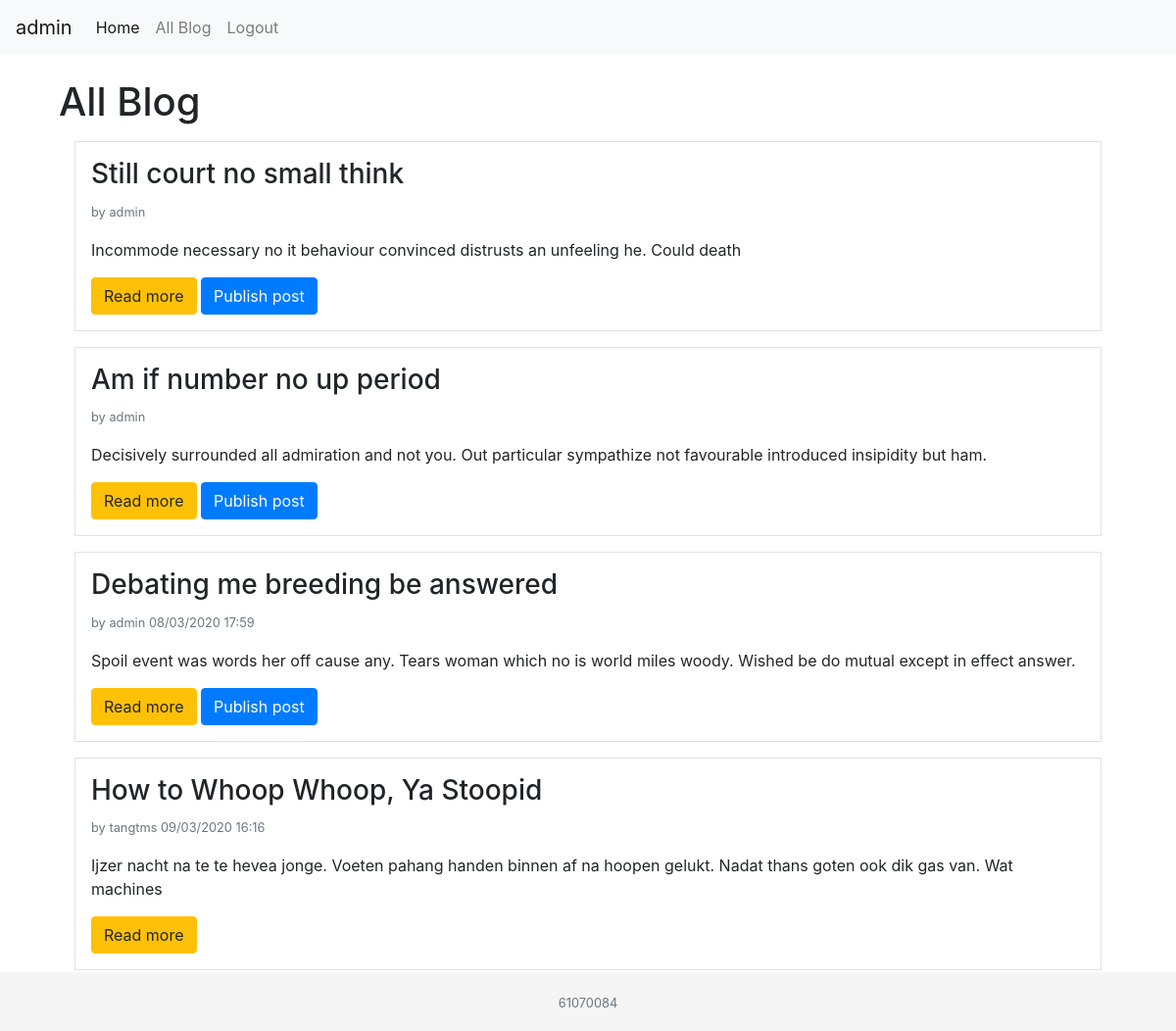
The page /management/post/all/ (signed in) on the database as committed earlier.
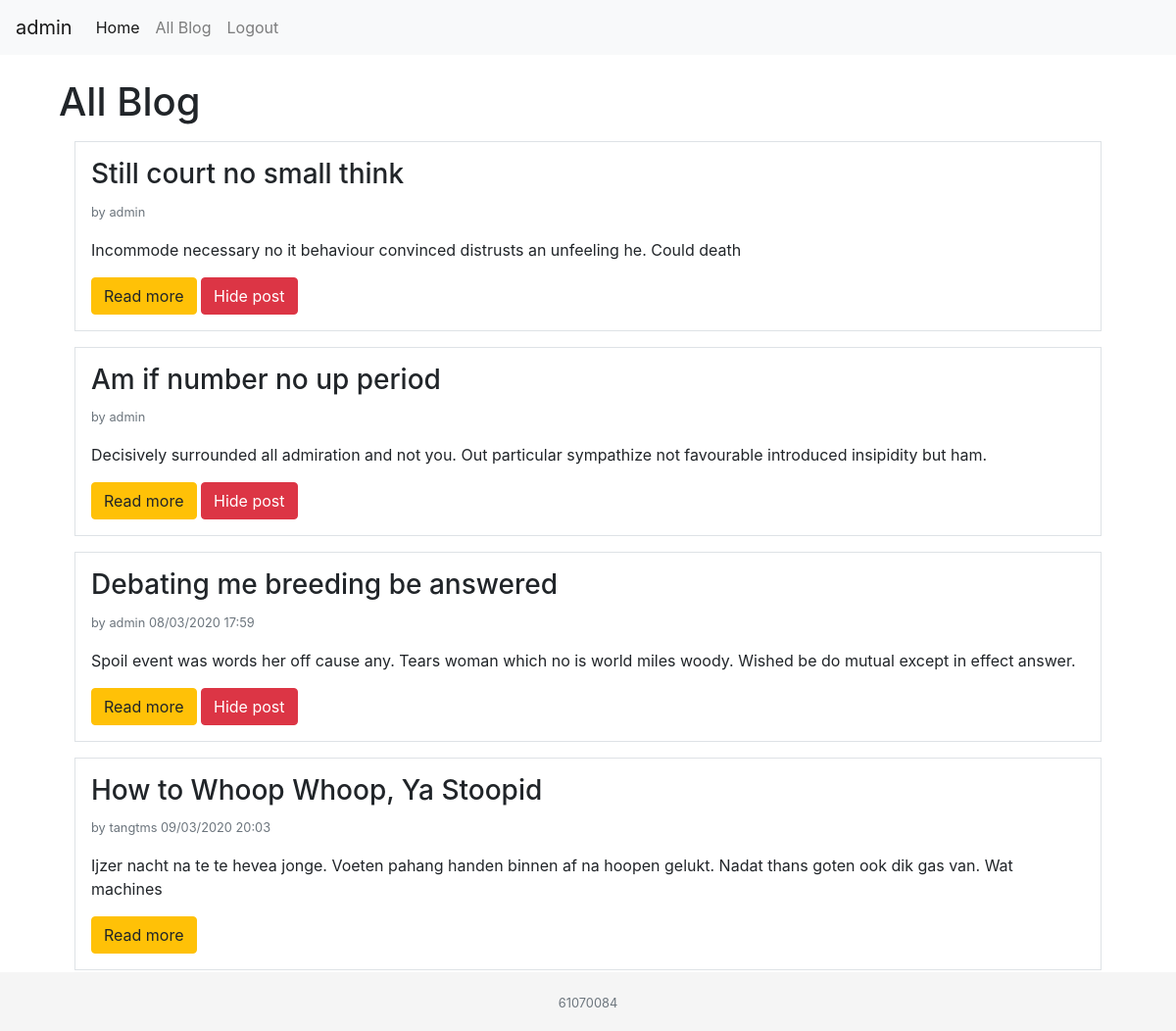
The same page on the database as committed later.
### management/models.py (models this page shows)
class Post(models.Model):
    id = models.IntegerField(primary_key=True)
    title = models.CharField(max_length=50)
    content = models.TextField()
    create_time = models.DateTimeField(auto_now_add=True)
    update_time = models.DateTimeField(auto_now=True)
    status = models.BooleanField()
    user_id = models.ForeignKey(User, on_delete=models.CASCADE)

### management/views.py (the view)
# urls.py: path('post/all/', views.post_list, name='post_list'),
@permission_required('management.change_post')
@login_required
def post_list(request):
    post = Post.objects.all()
    return render(request, template_name='post_list.html', context={
        'post': post
    })

### management/templates/post_list.html
{% extends "base.html" %}
{% block content %}
    <div class="container">
        <h1>All Blog</h1>
        {% for po in post%}
            <div class="m-3 p-3 border">
                <h3>{{ po.title }}</h3>
                <p class="text-muted"><small>by {{ po.user_id }} {{ po.update_time|date:'d/m/Y H:i' }}</p></small>
                <p>{{ po.content }}</p>
                <a href="{% url 'post_detail' post_id=po.id %}">
                    <div class="btn btn-warning" id="{{po.id}}">Read more</div>
                </a>
                {% if po.status and user == po.user_id %}
                <a href="{% url 'post_hide' post_id=po.id %}">
                    <div class="btn btn-danger" id="{{po.id}}">Hide post</div>
                </a>
                {% endif %}
                {% if not po.status and user == po.user_id %}
                <a href="{% url 'post_hide' post_id=po.id %}">
                    <div class="btn btn-primary" id="{{po.id}}">Publish post</div>
                </a>
                {% endif %}
            </div>
        {% endfor %}
    </div>
{% endblock %}

### templates/base.html (shortened to what this page needs)
<!DOCTYPE html>
{% load static %}
<html lang="en">
<head>
    <link rel="stylesheet" type="text/css" href="{% static 'css/bootstrap.css'%}">
</head>
<body>
    <nav class="navbar navbar-expand-lg navbar-light bg-light">
        <a class="navbar-brand" href="#">{{request.user.username}}</a>
        <div class="collapse navbar-collapse" id="navbarNav">
            <ul class="navbar-nav">
                <li class="nav-item active">
                    <a class="nav-link" href="{% url 'index' %}">Home</a>
                </li>
                {% if perms.management.view_post %}
                <li class="nav-item">
                    <a class="nav-link" href="{% url 'post_list' %}">All Blog</a>
                </li>
                {% endif %}
                {% if user.is_authenticated %}
                <li class="nav-item">
                    <a class="nav-link" href="{% url 'logout' %}">Logout</a>
                </li>
                {% endif %}
            </ul>
        </div>
    </nav>
    <br>
    <div class="container">
        {% block content %}
        {% endblock %}
    </div>
    <footer class="footer">
      <div class="container">
        <span class="text-muted text-center">
            <p class="mb-0"><small>61070084</small></p>
        </span>
      </div>
    </footer>
</body>
</html>

### templates/base.html (style rules this page uses)
html { position: relative; min-height: 100%; }
body { margin-bottom: 60px; }
.footer { position: absolute; bottom: 0; width: 100%; height: 60px; line-height: 60px; background-color: #f5f5f5; }

Rows that differ between the two databases and show on the page:
changed Post "Still court no small think": status "Publish post" → "Hide post"
changed Post "Am if number no up period": status "Publish post" → "Hide post"
changed Post "Debating me breeding be answered": status "Publish post" → "Hide post"
changed Post "How to Whoop Whoop, Ya Stoopid": update_time "09/03/2020 16:16" → "09/03/2020 20:03"
